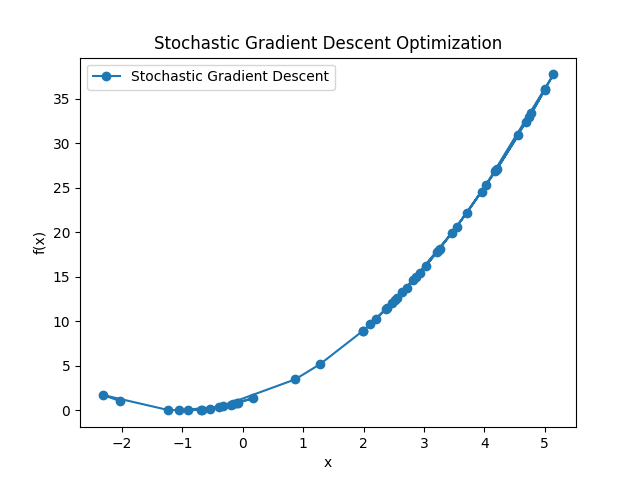

Recreate this plot in Python.
import numpy as np
import matplotlib.pyplot as plt

def target_function(x):
    """目标函数，这里以一个简单的二次函数为例"""
    return x**2 + 2*x + 1

def gradient(x):
    """目标函数的梯度，对于二次函数，梯度为2x + 2"""
    return 2*x + 2

def stochastic_gradient_descent(initial_x, learning_rate, num_iterations, batch_size):
    """随机梯度下降算法"""
    x_values = []
    y_values = []

    x = initial_x
    data_points = np.linspace(-10, 10, 100)  # 生成一些数据点用于随机选择

    for _ in range(num_iterations):
        x_values.append(x)
        y_values.append(target_function(x))

        # 随机选择小批次数据点
        batch_indices = np.random.choice(len(data_points), batch_size, replace=False)
        batch_data = data_points[batch_indices]

        # 计算小批次的平均梯度
        avg_gradient = np.mean(gradient(batch_data))

        # 更新x值
        x = x - learning_rate * avg_gradient

    return x_values, y_values

def plot_stochastic_gradient_descent(x_values, y_values):
    """绘制随机梯度下降过程"""
    plt.plot(x_values, y_values, '-o', label='Stochastic Gradient Descent')
    plt.xlabel('x')
    plt.ylabel('f(x)')
    plt.title('Stochastic Gradient Descent Optimization')
    plt.legend()
    plt.show()

if __name__ == "__main__":
    initial_x = 5.0  # 初始值
    learning_rate = 0.1  # 学习率
    num_iterations = 50  # 迭代次数
    batch_size = 5  # 小批次大小

    x_values, y_values = stochastic_gradient_descent(initial_x, learning_rate, num_iterations, batch_size)
    plot_stochastic_gradient_descent(x_values, y_values)
